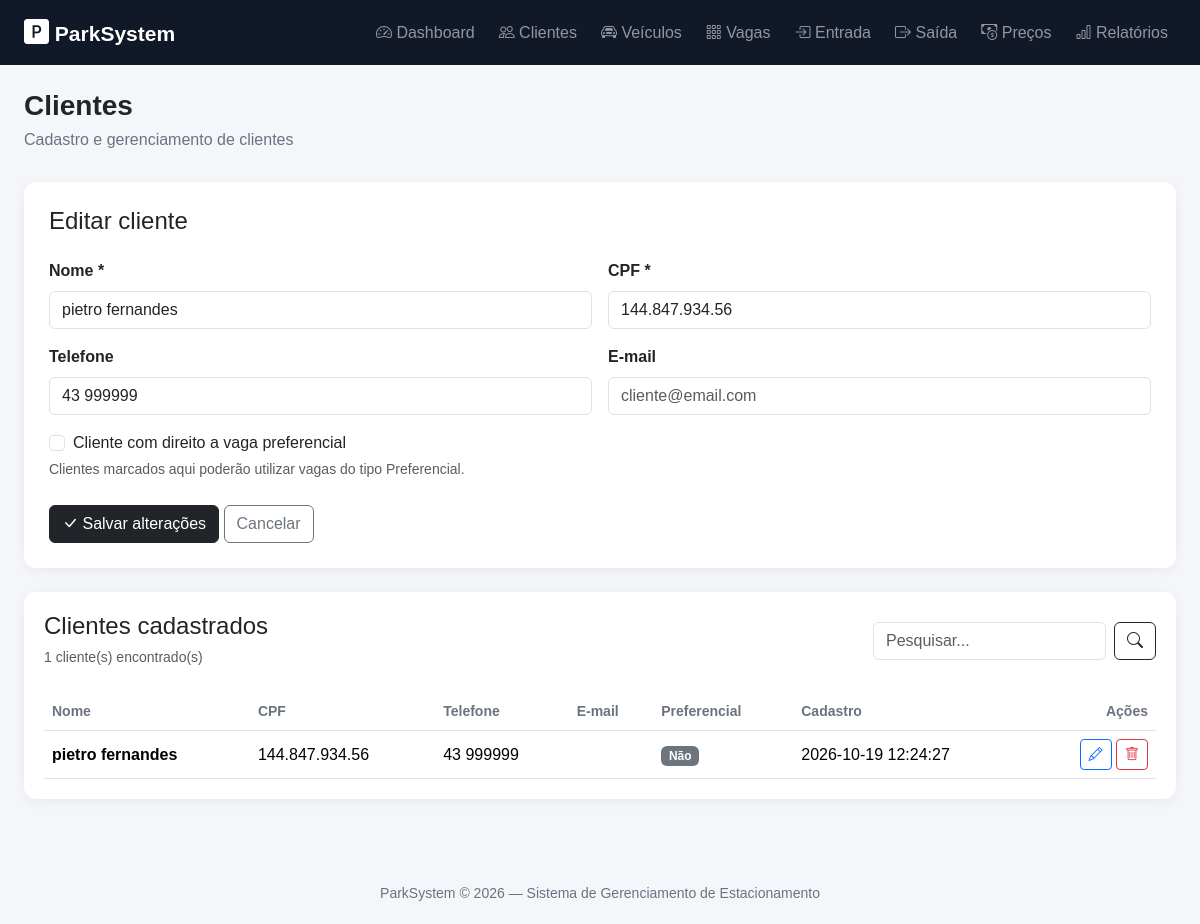
/pages/clientes.php?editar=1, run on the app's committed database.
### tables this page shows
CREATE TABLE clientes (
        id INTEGER PRIMARY KEY AUTOINCREMENT,
        nome TEXT NOT NULL,
        cpf TEXT NOT NULL UNIQUE,
        telefone TEXT,
        email TEXT,
        criado_em DATETIME DEFAULT CURRENT_TIMESTAMP
    , preferencial INTEGER NOT NULL DEFAULT 0);

### pages/clientes.php (the view, shortened to what this page needs)
<?php
require "../config/banco.php";
$clienteEdicao = null;
if (isset($_GET["editar"])) {
    $id = (int) $_GET["editar"];
    $stmt = $db->prepare("
        SELECT *
        FROM clientes
        WHERE id = ?
    ");
    $stmt->execute([$id]);
    $clienteEdicao = $stmt->fetch(PDO::FETCH_ASSOC);
}
$pesquisa = trim($_GET["pesquisa"] ?? "");
if ($pesquisa != "") {
    $stmt = $db->prepare("
        SELECT *
        FROM clientes
        WHERE nome LIKE ?
        OR cpf LIKE ?
        OR telefone LIKE ?
        ORDER BY nome
    ");
    $termo = "%" . $pesquisa . "%";
    $stmt->execute([
        $termo,
        $termo,
        $termo
    ]);
    $clientes = $stmt->fetchAll(PDO::FETCH_ASSOC);
} else {
    $clientes = $db
        ->query("
            SELECT *
            FROM clientes
            ORDER BY nome
        ")
        ->fetchAll(PDO::FETCH_ASSOC);
}
require "../includes/header.php";
?>
<div class="mb-4">
    <h1 class="page-title">
        Clientes
    </h1>
    <p class="page-subtitle">
        Cadastro e gerenciamento de clientes
    </p>
</div>
<div class="form-container mb-4">
    <h4 class="mb-4">
        <?= $clienteEdicao
            ? "Editar cliente"
            : "Novo cliente"
        ?>
    </h4>
    <form method="POST">
        <div class="row g-3">
            <div class="col-md-6">
                <label class="form-label">
                    Nome *
                </label>
                <input
                    type="text"
                    name="nome"
                    class="form-control"
                    required
                    value="<?= htmlspecialchars(
                        $clienteEdicao["nome"] ?? ""
                    ) ?>"
                    placeholder="Nome completo"
                >
            </div>
            <div class="col-md-6">
                <label class="form-label">
                    CPF *
                </label>
                <input
                    type="text"
                    name="cpf"
                    class="form-control"
                    required
                    value="<?= htmlspecialchars(
                        $clienteEdicao["cpf"] ?? ""
                    ) ?>"
                    placeholder="000.000.000-00"
                >
            </div>
            <div class="col-md-6">
                <label class="form-label">
                    Telefone
                </label>
                <input
                    type="text"
                    name="telefone"
                    class="form-control"
                    value="<?= htmlspecialchars(
                        $clienteEdicao["telefone"] ?? ""
                    ) ?>"
                    placeholder="(00) 00000-0000"
                >
            </div>
            <div class="col-md-6">
                <label class="form-label">
                    E-mail
                </label>
                <input
                    type="email"
                    name="email"
                    class="form-control"
                    value="<?= htmlspecialchars(
                        $clienteEdicao["email"] ?? ""
                    ) ?>"
                    placeholder="cliente@email.com"
                >
            </div>
            <div class="col-12">
                <div class="form-check">
                    <input
                        class="form-check-input"
                        type="checkbox"
                        name="preferencial"
                        id="preferencial"
                        value="1"
                        <?= !empty($clienteEdicao["preferencial"])
                            ? "checked"
                            : ""
                        ?>
                    >
                    <label
                        class="form-check-label"
                        for="preferencial"
                    >
                        Cliente com direito a vaga preferencial
                    </label>
                </div>
                <small class="text-muted">
                    Clientes marcados aqui poderão utilizar vagas do tipo Preferencial.
                </small>
            </div>
        </div>
        <div class="mt-4">
            <button
                type="submit"
                class="btn btn-dark"
            >
                <i class="bi bi-check-lg"></i>
                <?= $clienteEdicao
                    ? "Salvar alterações"
                    : "Cadastrar cliente"
                ?>
            </button>
            <?php if ($clienteEdicao): ?>
                <a
                    href="clientes.php"
                    class="btn btn-outline-secondary"
                >
                    Cancelar
                </a>
            <?php endif; ?>
        </div>
    </form>
</div>
<div class="table-container">
    <div class="d-flex justify-content-between align-items-center mb-4">
        <div>
            <h4 class="mb-1">
                Clientes cadastrados
            </h4>
            <small class="text-muted">
                <?= count($clientes) ?> cliente(s) encontrado(s)
            </small>
        </div>
        <form
            method="GET"
            class="d-flex"
        >
            <input
                type="text"
                name="pesquisa"
                class="form-control me-2"
                placeholder="Pesquisar..."
                value="<?= htmlspecialchars($pesquisa) ?>"
            >
            <button
                type="submit"
                class="btn btn-outline-dark"
            >
                <i class="bi bi-search"></i>
            </button>
        </form>
    </div>
    <div class="table-responsive">
        <table class="table table-hover align-middle">
            <thead>
                <tr>
                    <th>Nome</th>
                    <th>CPF</th>
                    <th>Telefone</th>
                    <th>E-mail</th>
                    <th>Preferencial</th>
                    <th>Cadastro</th>
                    <th class="text-end">Ações</th>
                </tr>
            </thead>
            <tbody>
                <?php if (count($clientes) == 0): ?>
                    <tr>
                        <td
                            colspan="7"
                            class="text-center py-4 text-muted"
                        >
                            <i class="bi bi-people fs-2"></i>
                            <br>
                            Nenhum cliente encontrado.
                        </td>
                    </tr>
                <?php else: ?>
                    <?php foreach ($clientes as $cliente): ?>
                        <tr>
                            <td>
                                <strong>
                                    <?= htmlspecialchars(
                                        $cliente["nome"]
                                    ) ?>
                                </strong>
                            </td>
                            <td>
                                <?= htmlspecialchars(
                                    $cliente["cpf"]
                                ) ?>
                            </td>
                            <td>
                                <?= htmlspecialchars(
                                    $cliente["telefone"] ?? "-"
                                ) ?>
                            </td>
                            <td>
                            </td>
                            <td>
                                <?php if (!empty($cliente["preferencial"])): ?>
                                    <span class="badge text-bg-warning">
                                        Sim
                                    </span>
                                <?php else: ?>
                                    <span class="badge text-bg-secondary">
                                        Não
                                    </span>
                                <?php endif; ?>
                            </td>
                            <td>
                                <?= htmlspecialchars(
                                    $cliente["criado_em"]
                                ) ?>
                            </td>
                            <td class="text-end">
                                <a
                                    href="?editar=<?= $cliente["id"] ?>"
                                    class="btn btn-sm btn-outline-primary"
                                    title="Editar"
                                >
                                    <i class="bi bi-pencil"></i>
                                </a>
                                <a
                                    href="?excluir=<?= $cliente["id"] ?>"
                                    class="btn btn-sm btn-outline-danger"
                                    title="Excluir"
                                    onclick="return confirm('Tem certeza que deseja excluir este cliente?')"
                                >
                                    <i class="bi bi-trash"></i>
                                </a>
                            </td>
                        </tr>
                    <?php endforeach; ?>
                <?php endif; ?>
            </tbody>
        </table>
    </div>
</div>
<?php
require "../includes/footer.php";
?>

### assets/css/style.css (style rules this page uses)
body { background: #f4f6f9; font-family: Arial, Helvetica, sans-serif; color: #212529; }
.page-title { font-size: 28px; font-weight: 700; margin-bottom: 5px; }
.page-subtitle { color: #6b7280; margin-bottom: 30px; }
.table-container { background: white; border-radius: 12px; padding: 20px; box-shadow: 0 2px 12px rgba(0, 0, 0, 0.06); }
.table { margin-bottom: 0; }
.table th { font-size: 14px; color: #6b7280; }
.form-container { background: white; padding: 25px; border-radius: 12px; box-shadow: 0 2px 12px rgba(0, 0, 0, 0.06); }
.form-label { font-weight: 600; }

### data on the page
clientes: nome "pietro fernandes", cpf "144.847.934.56", telefone "43 999999", shows "Não", criado_em "2026-10-19 12:24:27"

### other printed values
count($clientes) "1"
